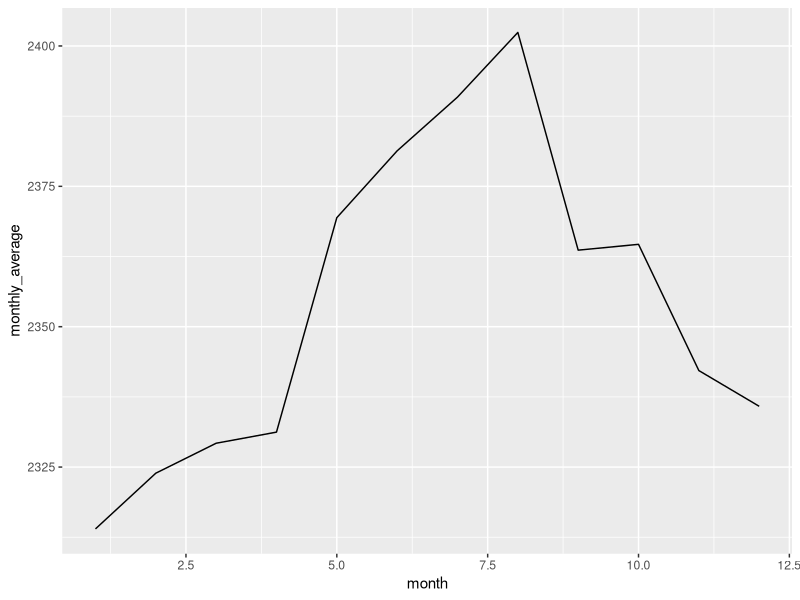

Write R code to recreate this figure.
## ---- chunk 1

library(tidyverse)
#
library(lubridate)  # part of the tidyverse, but not one of the core packages that loads with {tidyverse}

## ---- chunk 2

ymd(20200328)

ymd("2020-03-28")

## ---- chunk 3
# solution
dmy("10-11-12")

## ---- chunk 4
date1 <- ymd("2019-11-02")
date2 <- ymd("2019-12-04")
date3 <- ymd("2020-02-29")

## ---- chunk 5

year(date1)

## ---- chunk 6
# solution

month(date2)

## ---- chunk 7

day(date3)

## ---- chunk 8
# solution
month(date2, label = TRUE, abbr = FALSE)

## ---- chunk 9
# solution

wday(date3)

my_wday <- wday(date3, label = TRUE, abbr = FALSE)
my_wday

class(my_wday)
class(month(date2, label = TRUE, abbr = FALSE))


## ---- chunk 10

date2 - date1

## ---- chunk 11
start_date <- ymd("2019-01-01")

start_date + 365

start_date + dyears(1)

start_date + years(1)
## ---- chunk 12
# solution
start_date <- ymd("2020-01-01")

start_date + 365

start_date + dyears(1)

start_date + years(1)


## ---- chunk 13

lfs_BC_2000 <- read_csv("lfs_BC_2000.csv")

## ---- chunk 14
# solution
lfs_BC_2000 <-
  lfs_BC_2000 %>% 
  mutate(ref_date_2 = ymd(REF_DATE))

## ---- chunk 15

lfs_BC_2000 <-lfs_BC_2000 %>% 
  mutate(ref_date_2 = glue::glue("{REF_DATE}-01"))

lfs_BC_2000
## ---- chunk 16
# solution

lfs_BC_2000 <- lfs_BC_2000 %>% 
  mutate(ref_date_2 = ymd(ref_date_2))

lfs_BC_2000
## ---- chunk 17

lfs_BC_2000 %>%
  group_by(year(ref_date_2)) %>% 
  summarise(annual_average = mean(VALUE))

lfs_BC_2000 %>%
  filter(year(ref_date_2) >= 2015)

## ---- chunk 18

# solution 1
lfs_BC_2000 %>%
  group_by(month(ref_date_2)) %>% 
  summarise(monthly_average = mean(VALUE))


# solution 2
lfs_BC_2000 %>%
  mutate(month = month(ref_date_2)) %>% 
  group_by(month) %>% 
  summarise(monthly_average = mean(VALUE))

## ---- chunk 19

lfs_BC_2000 %>%
  mutate(month = month(ref_date_2)) %>% 
  group_by(month) %>% 
  summarise(monthly_average = mean(VALUE)) %>% 
  ggplot(aes(x = month, y = monthly_average)) +
  geom_line()


## ---- chunk 20
# solution

today()

now()

## ---- chunk 21

Sys.timezone()

## ---- chunk 22

now(tzone = "America/Vancouver")

now(tzone = "Asia/Seoul")

now(tzone = "UTC")

## ---- chunk 23
# solution -- beware the length!
head(OlsonNames())
## ---- chunk 24
(x1 <- ymd_hms("2015-06-01 12:00:00", tz = "America/New_York"))

(x2 <- ymd_hms("2015-06-01 18:00:00", tz = "Europe/Copenhagen"))

(x3 <- ymd_hms("2015-06-02 04:00:00", tz = "Pacific/Auckland"))

## ---- chunk 25
#
x1 - x2

